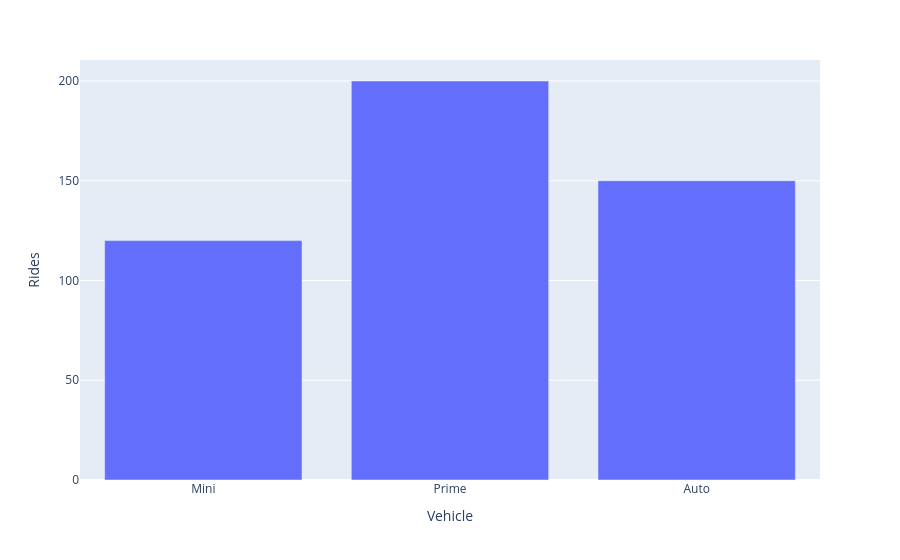

The notebook cell this image was saved under:
### Code cell
import pandas as pd
import plotly.express as px
data = {
    'Vehicle': ['Mini', 'Prime', 'Auto'],
    'Rides': [120, 200, 150]
}
df = pd.DataFrame(data)
fig = px.bar(df, x='Vehicle', y='Rides')
fig.show()

### Figure 1 — Plotly figure (JSON) as saved in the notebook; plotly's stock layout.template omitted (floating-point values rounded to 4 significant figures)
{"data": [{"hovertemplate": "Vehicle=%{x}<br>Rides=%{y}<extra></extra>", "legendgroup": "", "marker": {"color": "#636efa", "pattern": {"shape": ""}}, "name": "", "orientation": "v", "showlegend": false, "textposition": "auto", "type": "bar", "x": ["Mini", "Prime", "Auto"], "xaxis": "x", "y": [120, 200, 150], "yaxis": "y"}], "layout": {"barmode": "relative", "legend": {"tracegroupgap": 0}, "margin": {"t": 60}, "xaxis": {"anchor": "y", "domain": [0, 1], "title": {"text": "Vehicle"}}, "yaxis": {"anchor": "x", "domain": [0, 1], "title": {"text": "Rides"}}}}
